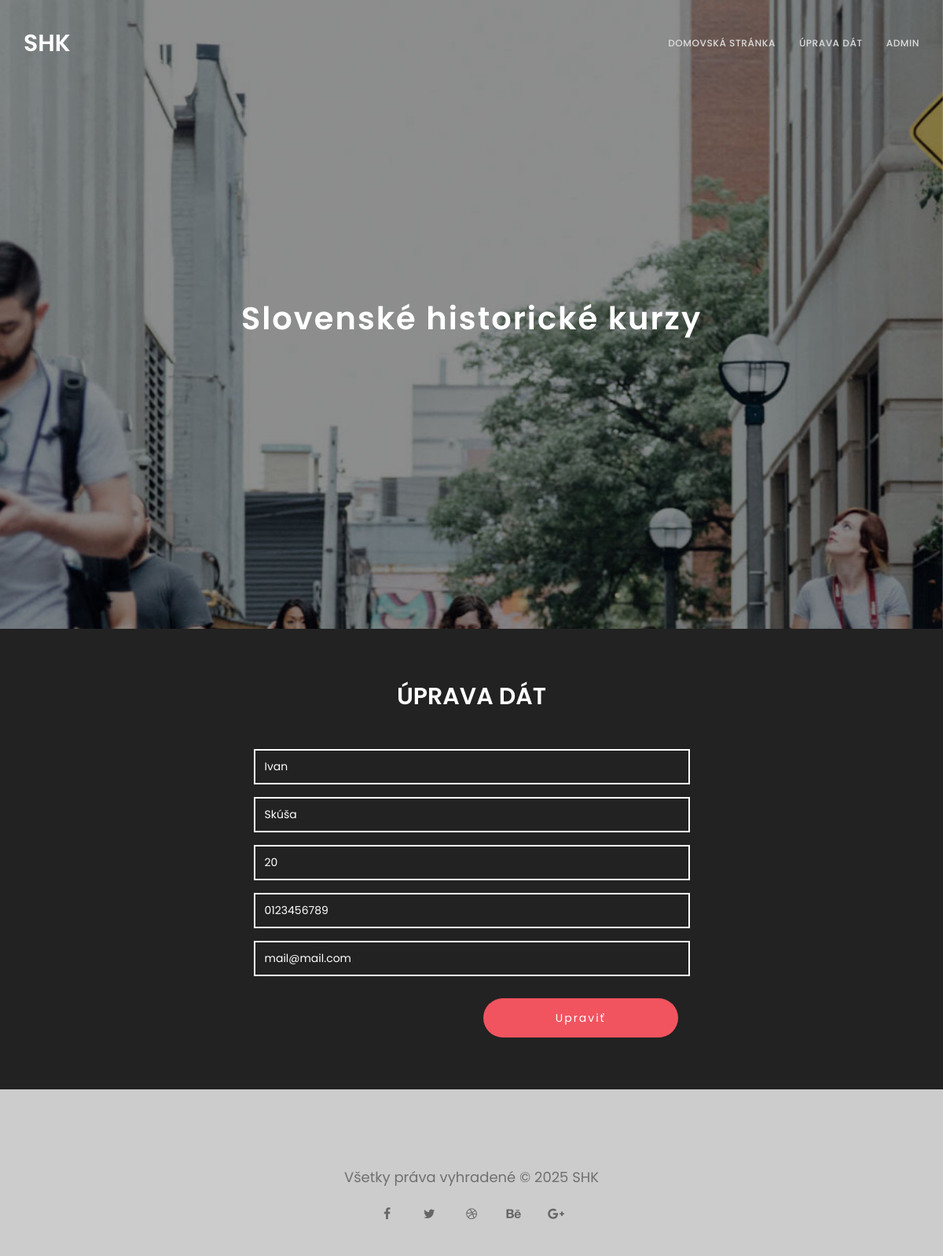
/admin_uprava.php?id=1 (signed in), run on the app's committed database.
### tables this page shows
CREATE TABLE `formdata` (
  `id_formdata` int(11) NOT NULL,
  `meno` varchar(20) NOT NULL,
  `priezvisko` varchar(25) NOT NULL,
  `vek` int(3) NOT NULL,
  `telcislo` varchar(12) NOT NULL,
  `email` varchar(50) NOT NULL
);

### inc/triedy/databaza.php (called while the page is built, shortened)
<?php
    class Databaza {
        private $host = "localhost", $nazov_db = "databaza_SHK_skuska", $uzivatel = "root", $heslo = "", $charset = "utf8", $pdo;
        public function __construct() {
            $pripojenie = "mysql:host={$this->host};dbname={$this->nazov_db};charset={$this->charset}";
            try {
                $this->pdo = new PDO($pripojenie, $this->uzivatel, $this->heslo);
                $this->pdo->setAttribute(PDO::ATTR_ERRMODE, PDO::ERRMODE_EXCEPTION);
            }
            catch (PDOException $e) {
                die ("Nastala chyba pri pokuse o pripojenie k databáze: " . $e->getMessage());
            }
        }
        public function getSpojenie() {
            return $this->pdo;
        }
    }
?>

### inc/triedy/formdata.php (called while the page is built, shortened)
<?php
    class FormData {
        private $databaza;
        public function __construct(Databaza $databaza) {
            $this->databaza = $databaza->getSpojenie();
        }
        public function zobrazitUdaj($id) {
            $dotaz = $this->databaza->prepare("SELECT * FROM formdata WHERE id_formdata = :id");
            $dotaz->bindParam(":id", $id, PDO::PARAM_INT);
            $dotaz->execute();
            return $dotaz->fetch(PDO::FETCH_ASSOC);
        }
    }
?>

### partials/admin_uprava_form.php (the view)
<section id="admin-upravovanie" class="parallax-section formulare">
	<div class="container">
		<div class="wow fadeInUp" data-wow-delay="0.6s">
			<h2 class="admin-nadpis">Úprava dát</h2>
		</div>
		<div class="row">
			<div class="col-md-3 col-sm-3"></div>
			<div class="wow fadeInUp col-md-6 col-sm-6" data-wow-delay="1s">
				<form action="" method="POST" id="upravovanie">
					<input name="nove-meno" type="text" class="form-control" id="firstname" placeholder="Meno" value="<?php echo $staredata["meno"] ?>" required>
					<input name="nove-priezvisko" type="text" class="form-control" id="lastname" placeholder="Priezvisko" value="<?php echo $staredata["priezvisko"] ?>" required>
					<input name="novy-vek" type="number" class="form-control" id="age" placeholder="Vek" value="<?php echo $staredata["vek"] ?>" required>
					<input name="nove-telcislo" type="telephone" class="form-control" id="phone" placeholder="Telefónne číslo" value="<?php echo $staredata["telcislo"] ?>" required>
					<input name="novy-email" type="email" class="form-control" id="email" placeholder="Email" value="<?php echo $staredata["email"] ?>" required>
					<div class="col-md-offset-6 col-md-6 col-sm-offset-1 col-sm-10">
						<input name="admin-uprava" type="submit" class="form-control" id="admin-uprava" value="Upraviť">
					</div>
				</form>
			</div>
			<div class="col-md-3 col-sm-3"></div>
		</div>
	</div>
</section>

### css/style.css (style rules this page uses)
body { background: #cccccc; font-family: 'Poppins', sans-serif; font-style: normal; font-weight: 400; }
h1,h2,h3,h4,h5,h6 { font-weight: 600; }
h2 { font-size: 30px; text-transform: uppercase; }
.parallax-section { background-attachment: fixed !important; background-size: cover !important; }
#admin-prihlasenie, #admin-upravovanie { padding-top: 50px; padding-bottom: 50px; background-color: #222; color: #ffffff; }
#admin-prihlasenie .admin-nadpis, #admin-upravovanie .admin-nadpis { text-align: center; margin-bottom: 50px; }
.formulare .form-control { background: transparent; border: 2px solid #ffffff; border-radius: 0px; color: #ffffff; margin-bottom: 16px; }
.formulare input { height: 45px; }
.formulare input[type="submit"] { background: #f2545f; border-radius: 100px; border: none; color: #ffffff; letter-spacing: 2px; height: 50px; margin-top: 12px; transition: all 0.4s ease-in-out; }

### data on the page
formdata: nove-meno "Ivan", nove-priezvisko "Skúša", novy-vek "20", nove-telcislo "0123456789", novy-email "mail@mail.com"

### other printed values
$nazov_odkazu "DOMOVSKÁ STRÁNKA"
$nazov_odkazu "ÚPRAVA DÁT"
$nazov_odkazu "ADMIN"
